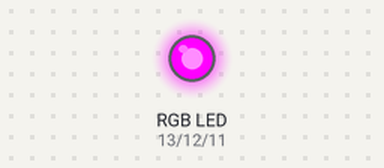
A sketch run on a simulated Arduino Uno, built with avr-gcc and run on an emulated ATmega328P. Shown: an RGB LED mixed from three pins (HIGH = lit).

Above: at 0.5 s.
At 2.5 s:
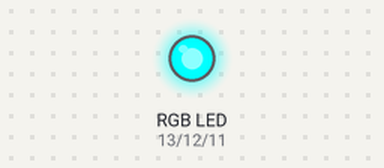
At 4.5 s:
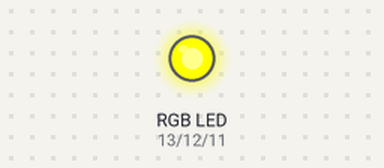
At 6.5 s:
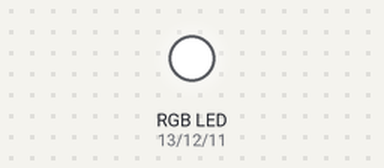
At 9.5 s:
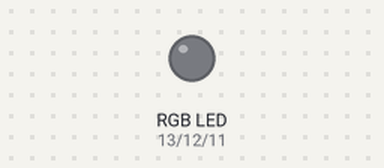
Timing chart, 0 to 10.4 s (numbered marks = the images above):
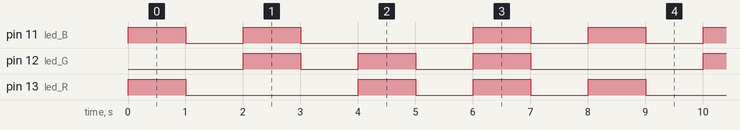

The sketch:

RGB_LED1.ino
```cpp
int led_R = 13;
int led_G = 12;
int led_B = 11;

void setup() {
  // put your setup code here, to run once:
  pinMode(led_R , OUTPUT);
  pinMode(led_G , OUTPUT);
  pinMode(led_B , OUTPUT);

}

void loop() {
  // put your main code here, to run repeatedly:
  digitalWrite(led_R, HIGH);
  digitalWrite(led_B, HIGH);
  delay(1000);
  digitalWrite(led_R, LOW);
  digitalWrite(led_B, LOW);
  delay(1000);
  digitalWrite(led_B, HIGH);
  digitalWrite(led_G, HIGH);
  delay(1000);
  digitalWrite(led_B, LOW);
  digitalWrite(led_G, LOW);
  delay(1000);
  digitalWrite(led_G, HIGH);
  digitalWrite(led_R, HIGH);
  delay(1000);
  digitalWrite(led_G, LOW);
  digitalWrite(led_R, LOW);
  delay(1000);
  digitalWrite(led_R, HIGH);
  digitalWrite(led_G, HIGH);
  digitalWrite(led_B, HIGH);
  delay(1000);
  digitalWrite(led_R, LOW);
  digitalWrite(led_G, LOW);
  digitalWrite(led_B, LOW);
  delay(1000);
}
```

Measured:
- by itself, pin 11 (led_B): repeats every 8.0 s: LOW 1.0 s, HIGH 1.0 s, LOW 3.0 s, HIGH 1.0 s, LOW 1.0 s, HIGH 1.0 s
- by itself, pin 12 (led_G): repeats every 8.0 s: 2 × (LOW 1.0 s, HIGH 1.0 s), LOW 3.0 s, HIGH 1.0 s
- by itself, pin 13 (led_R): repeats every 8.0 s: LOW 3.0 s, 2 × (HIGH 1.0 s, LOW 1.0 s), HIGH 1.0 s
